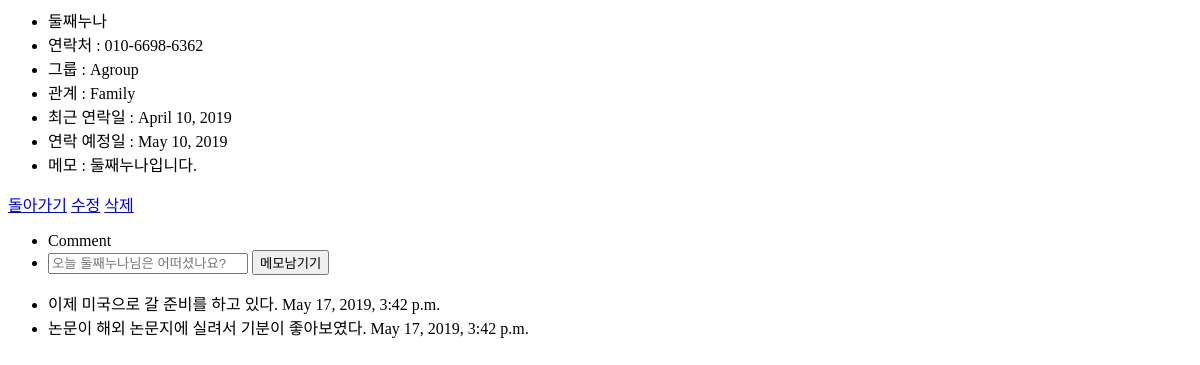
The app's page /detail1/13, older data.
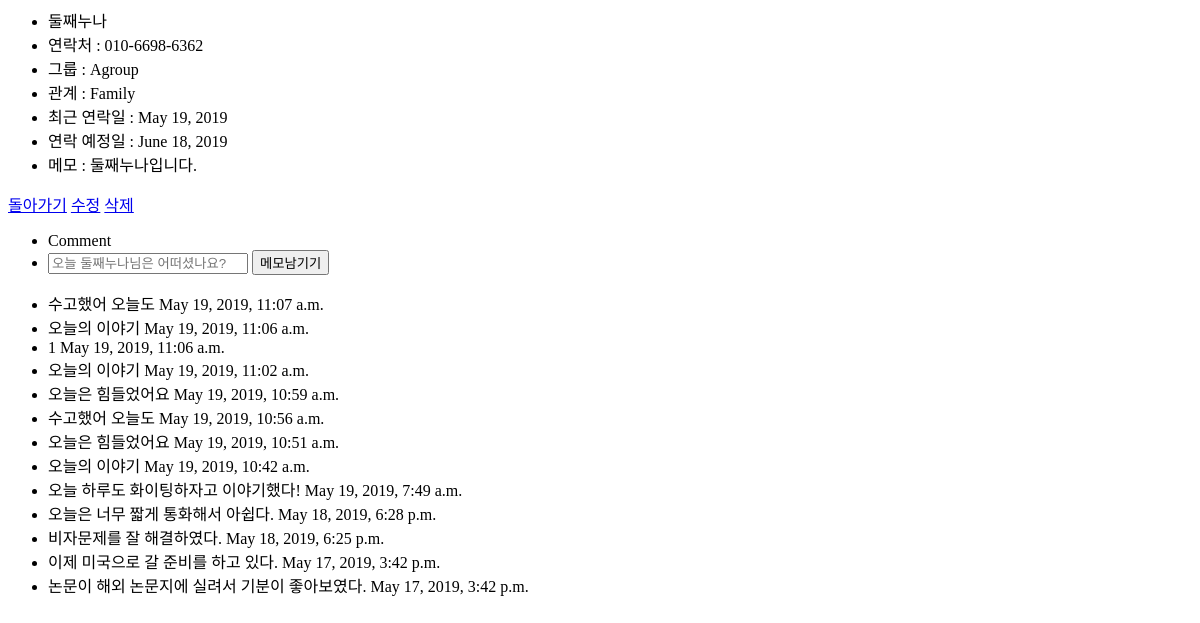
The same page, newer data.
### friends/models.py (models this page shows, shortened)
class Friends(models.Model):
    friend_name = models.CharField(max_length=50)
    user = models.ForeignKey(User, on_delete=models.CASCADE, related_name='user')
    friend_mobile = models.CharField(max_length=13) #12자리만 받으려면 어떻게 해야하지?
    Agroup = "Agroup"
    Bgroup = "Bgroup"
    Cgroup = "Cgroup"
    Dgroup = "Dgroup"
    GRADE = (
        (Agroup, "A-Group"),
        (Bgroup, "B-Group"),
        (Cgroup, "C-Group"),
        (Dgroup, "D-Group"),
    )
    friend_group = models.CharField(max_length=10, choices=GRADE, default=Bgroup)
    Friend = "Friend"
    Business = "Business"
    Family = "Family"
    Another = "Another"
    RELATIONSHIP = (
        (Friend, "Friend"),
        (Business, "Business"),
        (Family, "Family"),
        (Another, "Another")
    )
    friend_relation = models.CharField(max_length=10, choices=RELATIONSHIP, default=Business)
    latest_connect = models.DateField(default=date.today)
    friend_memo = models.CharField(max_length=500)
    scheduled_connect = models.DateField(blank=True)

class Comment(models.Model):
    friend = models.ForeignKey(Friends, on_delete=models.CASCADE, related_name='friend')
    comment_created = models.DateTimeField(auto_now_add=True)
    comment_contents = models.CharField(max_length=300)
    class Meta:
        ordering = ['-comment_created']

### friends/views.py (the view)
# urls.py: path('detail1/<int:pk>', FriendDetail1.as_view(), name='detail1'),
class FriendDetail1(DetailView):
    model = Friends
    template_name = 'friends/friends_detail1.html'
    def get_context_data(self, **kwargs):
        context = super().get_context_data(**kwargs)
        context['Comment'] = context['object'].friend.all()
        return context

### friends/templates/friends/friends_detail1.html (shortened to what this page needs)
<div class="row">
    <div class="col">
        <ul class="list-group">
            <li class="list-group-item active">{{ object.friend_name }}</li>
            <li class="list-group-item">연락처 : {{ object.friend_mobile }}</li>
            <li class="list-group-item">그룹 : {{ object.friend_group }}</li>
            <li class="list-group-item">관계 : {{ object.friend_relation }}</li>
            <li class="list-group-item">최근 연락일 : {{ object.latest_connect }}</li>
            <li class="list-group-item">연락 예정일 : {{ object.scheduled_connect }}</li>
            <li class="list-group-item">메모 : {{ object.friend_memo }}</li>
        </ul>
        <a href="{{ '/' }}" class="btn btn-secondary">돌아가기</a>
        <a href="{% url 'friend:update' object.id %}" class="btn btn-warning">수정</a>
        <a href="{% url 'friend:delete' object.id %}" class="btn btn-danger">삭제</a>
    </div>
    <div class="col">
        <ul class="list-group">
        <li class="list-group-item active">Comment</li>
        <li class="list-group-item">
        <form action="{% url "friend:comment" object.id %}" method="post" id="comment_form">
            <input type="text" id="id_text" name="comment" placeholder="오늘 {{object.friend_name}}님은 어떠셨나요?" style="width:200px;">
            <input type="submit" value="메모남기기">&nbsp;&nbsp;
        </form>
        </li>
    <div id="comment_list">
        {% for comment in Comment %}
            <li class="list-group-item"> {{  comment.comment_contents }} {{ comment.comment_created }}</li>
        {% endfor %}
    </div>
        </ul>
    </div>
</div>

Row changes from the older to the newer data that the page shows:
changed Friends "둘째누나": latest_connect "April 10, 2019" → "May 19, 2019"; scheduled_connect "May 10, 2019" → "June 18, 2019"
added Comment: comment_contents "수고했어 오늘도", comment_created "May 19, 2019, 11:07 a.m."
added Comment: comment_contents "오늘의 이야기", comment_created "May 19, 2019, 11:06 a.m."
added Comment: comment_contents "1", comment_created "May 19, 2019, 11:06 a.m."
added Comment: comment_contents "오늘의 이야기", comment_created "May 19, 2019, 11:02 a.m."
added Comment: comment_contents "오늘은 힘들었어요", comment_created "May 19, 2019, 10:59 a.m."
added Comment: comment_contents "수고했어 오늘도", comment_created "May 19, 2019, 10:56 a.m."
added Comment: comment_contents "오늘은 힘들었어요", comment_created "May 19, 2019, 10:51 a.m."
added Comment: comment_contents "오늘의 이야기", comment_created "May 19, 2019, 10:42 a.m."
added Comment: comment_contents "오늘 하루도 화이팅하자고 이야기했다!", comment_created "May 19, 2019, 7:49 a.m."
added Comment: comment_contents "오늘은 너무 짧게 통화해서 아쉽다.", comment_created "May 18, 2019, 6:28 p.m."
added Comment: comment_contents "비자문제를 잘 해결하였다.", comment_created "May 18, 2019, 6:25 p.m."
